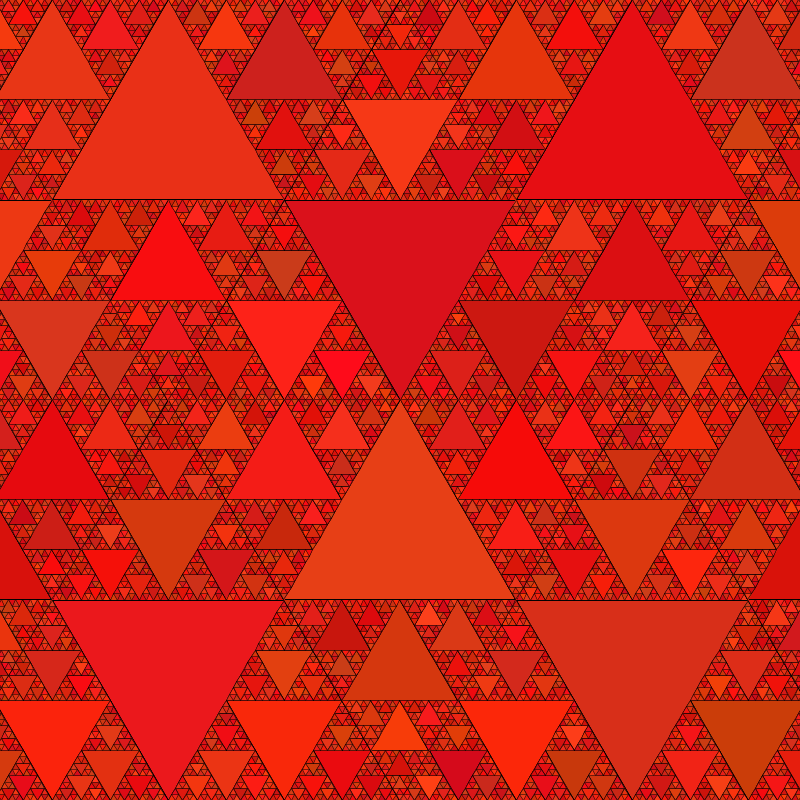
Frame 1 (no input)
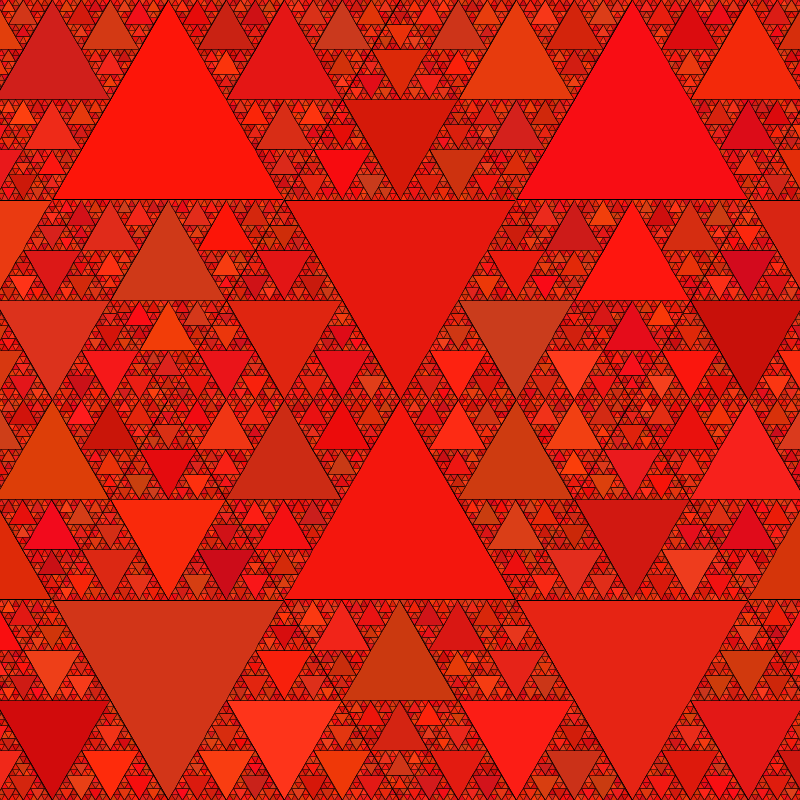
Frame 2 (the mouse pressed at the canvas centre, redrawn once)

The Processing sketch that drew these frames (run headless with seeded random() and noise(); the mouse was pressed at the canvas centre and the sketch redrawn once):

// Processing sketch: sk_recursive_gasket_fill
// ── sk_recursive_gasket_fill.pde
void setup()
{
  size( 800, 800 );
  noLoop();    // アニメーションしない
}

void draw()
{
  translate( width/2, height/2 );
  
  drawTriangle( -232, 267, 464, 7 );  // 左下
  drawTriangle( -464, -133, 464, 7 ); // 左上
  drawTriangle( 0, -133, 464, 7 );    // 上
  drawTriangle( 464, -133, 464, 7 );  // 右上
  drawTriangle( 232, 267, 464, 7 );   // 右下
  
  rotate( radians( 180 ) );

  // 逆さ
  drawTriangle( -232, 267, 464, 7 );  // 左上
  drawTriangle( -464, -133, 464, 7 ); // 左下
  drawTriangle( 0, -133, 464, 7 );    // 上
  drawTriangle( 464, -133, 464, 7 );  // 右下
  drawTriangle( 232, 267, 464, 7 );   // 右上
}

void drawTriangle( float fCenterX, float fCenterY, float fWidth, int iLevel )
{
  if( iLevel > 0 )
  {    
    // 三角形の内接円の半径
    float fInCircleRadius = ( fWidth/2.0 ) * tan( radians( 30 ) );
    
    // 三角形の高さ
    float fHeight = fWidth * sin( radians( 60 ) );
    
    // 三角形の描画
    fill( random( 200, 255 ), random( 10, 65 ), random( 8, 30 ) );
    strokeWeight( 0.5 );
    triangle( fCenterX, fCenterY - ( fHeight - fInCircleRadius ),
              fCenterX + fWidth/2.0, fCenterY + fInCircleRadius,
              fCenterX - fWidth/2.0, fCenterY + fInCircleRadius );

    // 再帰呼び出し（上，左下，右下）
    float fDistanceX = fInCircleRadius * cos( radians( 30 ) );
    float fDistanceY = fInCircleRadius * sin( radians( 30 ) );
    drawTriangle( fCenterX, fCenterY - fInCircleRadius, fWidth/2.0, iLevel - 1 );
    drawTriangle( fCenterX + fDistanceX, fCenterY + fDistanceY, fWidth/2.0, iLevel - 1 );
    drawTriangle( fCenterX - fDistanceX, fCenterY + fDistanceY, fWidth/2.0, iLevel - 1 );
  }
}
